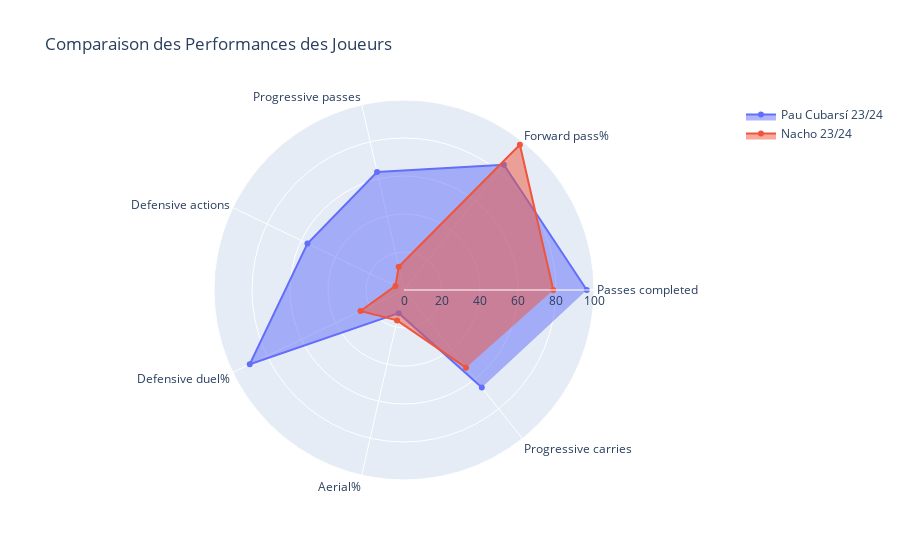

Notebook code cell kept with this figure:
### Code cell
import pandas as pd
import plotly.graph_objs as go

# Exemple de données
data = {
    'Metrics': ['Passes completed', 'Forward pass%', 'Progressive passes', 'Defensive actions', 'Defensive duel%', 'Aerial%', 'Progressive carries'],
    'Pau Cubarsí 23/24': [96.2, 84.3, 63.7, 56.4, 90.1, 12.5, 65.7],
    'Nacho 23/24': [78.6, 97.8, 12.5, 5.0, 25.4, 16.4, 52.3]
}

df = pd.DataFrame(data)

# Fonction pour créer le radar chart
def create_radar_chart(df):
    fig = go.Figure()

    for column in df.columns[1:]:
        fig.add_trace(go.Scatterpolar(
            r=df[column],
            theta=df['Metrics'],
            fill='toself',
            name=column
        ))

    fig.update_layout(
        polar=dict(
            radialaxis=dict(
                visible=True,
                range=[0, 100]
            )
        ),
        showlegend=True,
        title="Comparaison des Performances des Joueurs"
    )

    fig.show()

create_radar_chart(df)

### Figure 1 — Plotly figure (JSON) as saved in the notebook; plotly's stock layout.template omitted (floating-point values rounded to 4 significant figures)
{"data": [{"fill": "toself", "name": "Pau Cubarsí 23/24", "r": [96.2, 84.3, 63.7, 56.4, 90.1, 12.5, 65.7], "theta": ["Passes completed", "Forward pass%", "Progressive passes", "Defensive actions", "Defensive duel%", "Aerial%", "Progressive carries"], "type": "scatterpolar"}, {"fill": "toself", "name": "Nacho 23/24", "r": [78.6, 97.8, 12.5, 5, 25.4, 16.4, 52.3], "theta": ["Passes completed", "Forward pass%", "Progressive passes", "Defensive actions", "Defensive duel%", "Aerial%", "Progressive carries"], "type": "scatterpolar"}], "layout": {"polar": {"radialaxis": {"range": [0, 100], "visible": true}}, "showlegend": true, "title": {"text": "Comparaison des Performances des Joueurs"}}}
